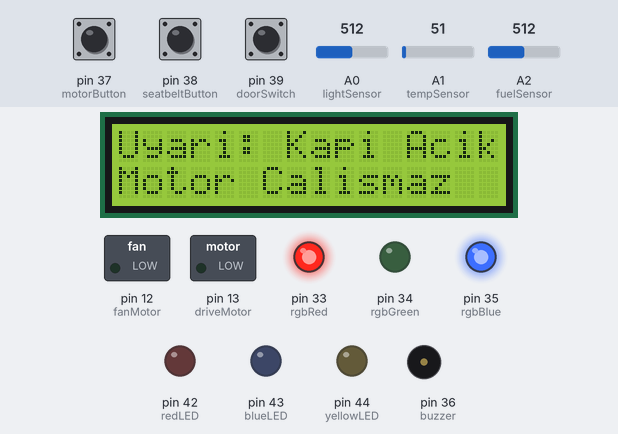
Bench run of a sketch on a simulated Arduino Mega 2560, built with avr-gcc and run on an emulated ATmega2560. Shown: 16×2 character LCD, switched loads named in the sketch (green lamp = pin HIGH), output pins drawn as LEDs (lit = HIGH), buzzer (waves = sounding, pin HIGH). Inputs (shaded band) come from the test bench; at power-on: pin 39 (doorSwitch) HIGH, A2 (fuelSensor) = 512, pin 37 (motorButton) HIGH, pin 38 (seatbeltButton) HIGH, A0 (lightSensor) = 512, A1 (tempSensor) = 51.

Above: at 1.2 s.
1.3 s: pin 39 (doorSwitch) pulled LOW for 0.6 s
At 3.1 s:
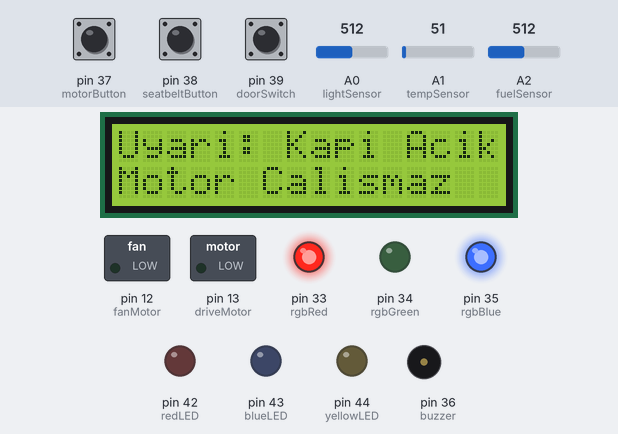
3.4 s: A2 (fuelSensor) set to 0
At 4.06 s:
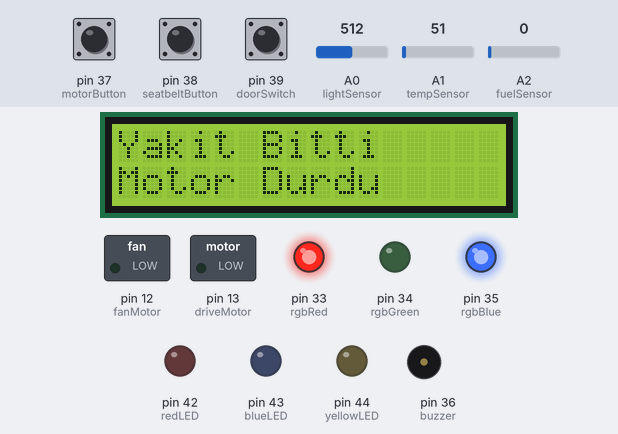
6.4 s: pin 39 (doorSwitch) pulled LOW for 1 s
At 6.9 s:
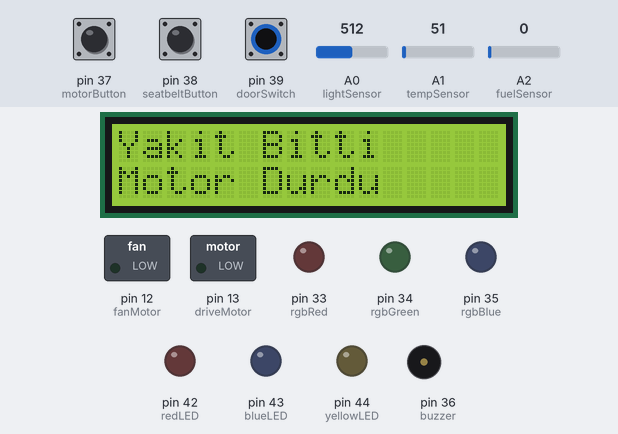
8.9 s: pin 39 (doorSwitch) pulled LOW for 3.2 s
At 12.5 s:
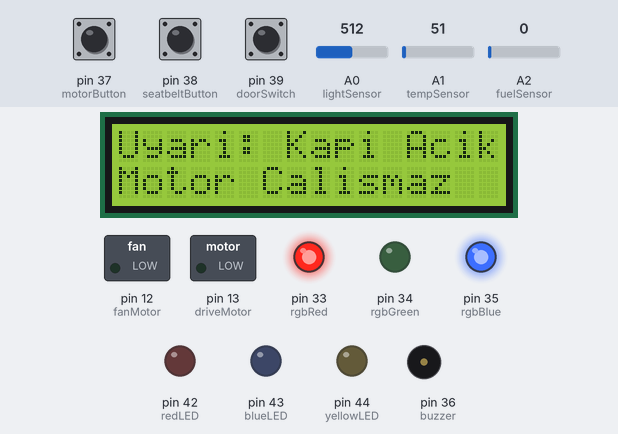
13.6 s: A2 (fuelSensor) set to 9
16.6 s: A2 (fuelSensor) set to 12
Timing chart, 0 to 19.1 s (numbered marks = the images above; inputs shaded):
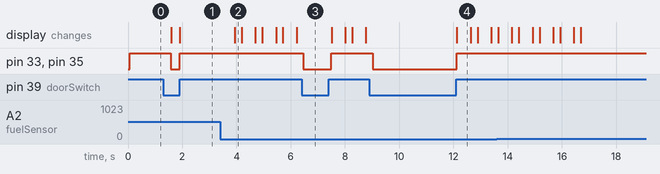

Measured:
- after the input at 1.3 s, pin 33 (rgbRed), pin 35 (rgbBlue): HIGH → LOW after 0.28 s, → HIGH 0.32 s later; the display: first changes after 0.29 s (image 1 shows a later state)
- after the input at 3.4 s, the display: changes after 0.53 s (image 2)
- after the input at 6.4 s, pin 33 (rgbRed), pin 35 (rgbBlue): HIGH → LOW after 0.07 s, → HIGH 1.0 s later
- after the input at 8.9 s, pin 33 (rgbRed), pin 35 (rgbBlue): HIGH → LOW after 0.13 s, → HIGH 3.1 s later
- what the display in image 4 shows lasts 0.5 s, from 12.1 s to 12.6 s

The sketch:

sketch_apr23a.ino
```cpp
#include <LiquidCrystal.h>

LiquidCrystal lcd(22, 23, 24, 25, 26, 27);


const int motorButton = 37;
const int seatbeltButton = 38;
const int doorSwitch = 39;
const int tempSensor = A1;
const int lightSensor = A0;
const int fuelSensor = A2;

const int redLED = 42;
const int blueLED = 43;
const int yellowLED = 44;
const int rgbRed = 33;
const int rgbGreen = 34;
const int rgbBlue = 35;
const int buzzer = 36;
const int fanMotor = 12;
const int driveMotor = 13;

volatile bool motorRunning = false;


volatile bool motorBtnPressed, seatbeltOn, doorClosed;
volatile float temperature;
volatile int lightValue, fuelPercent;

void setup() {
  lcd.begin(16, 2);

  pinMode(motorButton, INPUT_PULLUP);
  pinMode(seatbeltButton, INPUT_PULLUP);
  pinMode(doorSwitch, INPUT_PULLUP);

  pinMode(redLED, OUTPUT);
  pinMode(blueLED, OUTPUT);
  pinMode(yellowLED, OUTPUT);
  pinMode(rgbRed, OUTPUT);
  pinMode(rgbGreen, OUTPUT);
  pinMode(rgbBlue, OUTPUT);
  pinMode(buzzer, OUTPUT);
  pinMode(fanMotor, OUTPUT);
  pinMode(driveMotor, OUTPUT);
}

void loop() {
  readInputs();
  checkDoor();
  handleSeatbeltAndStart();
  controlTemperature();
  controlLights();
  controlFuel();
  controlDriveMotor();
}


void readInputs() {
  motorBtnPressed = digitalRead(motorButton) == LOW;
  if (!motorBtnPressed)  motorRunning = false;
  seatbeltOn = digitalRead(seatbeltButton) == LOW;
  doorClosed = digitalRead(doorSwitch) == LOW;

  int tempValue = analogRead(tempSensor);
  float voltage = tempValue * (5.0 / 1023.0);
  temperature = voltage * 100;

  lightValue = analogRead(lightSensor);
  int fuelValue = analogRead(fuelSensor);
  fuelPercent = map(fuelValue, 0, 1023, 0, 100);
}

void checkDoor() {
  if (!doorClosed) {
    digitalWrite(rgbRed, HIGH);
    digitalWrite(rgbGreen, LOW);
    digitalWrite(rgbBlue, HIGH);
    lcd.clear();
    lcd.print("Uyari: Kapi Acik");
    lcd.setCursor(0, 1);
    lcd.print("Motor Calismaz");
    motorRunning = false;
    delay(500);

  } else {
    digitalWrite(rgbRed, LOW);
    digitalWrite(rgbGreen, LOW);
    digitalWrite(rgbBlue, LOW);
    lcd.clear();

  }
}

void handleSeatbeltAndStart() {
  if (motorBtnPressed && !motorRunning && doorClosed) {
    if (fuelPercent > 0) motorRunning = true;

    if (!seatbeltOn) {
      digitalWrite(buzzer, HIGH);
      digitalWrite(redLED, HIGH);
      lcd.clear();
      lcd.print("Emniyet Kemeri");
      lcd.setCursor(0, 1);
      lcd.print("Takili Degil!");
      motorRunning = false;
      delay(200);
    } else {
      digitalWrite(buzzer, LOW);
      digitalWrite(redLED, LOW);
    }
  }else {
      digitalWrite(buzzer, LOW);
      digitalWrite(redLED, LOW);
  }

  if (seatbeltOn){
      digitalWrite(buzzer, LOW);
      digitalWrite(redLED, LOW);
  }
}

void controlTemperature() {
  if (temperature > 25 && motorRunning) {
    digitalWrite(fanMotor, HIGH);
    lcd.clear();
    lcd.print("Sicaklik: ");
    lcd.print(temperature);
    lcd.setCursor(0, 1);
    lcd.print("Klima Acildi");
    delay(300);
  } else {
    digitalWrite(fanMotor, LOW);
  }
}

void controlLights() {
  if (lightValue <= 250 && motorRunning) {
    digitalWrite(blueLED, HIGH);
    lcd.clear();
    lcd.print("Farlar Acik");
    delay(300);
  } else {
    if (digitalRead(blueLED)==HIGH){
    lcd.clear();
    lcd.print("Farlar Kapandi");
    delay(750);
    }
    digitalWrite(blueLED, LOW);
  }
}

void controlFuel() {
  if (fuelPercent <= 0) {
    motorRunning = false;
    digitalWrite(driveMotor, LOW);
    lcd.clear();
    lcd.print("Yakit Bitti");
    lcd.setCursor(0, 1);
    lcd.print("Motor Durdu");
    digitalWrite(redLED, LOW);
    digitalWrite(blueLED, LOW);
    digitalWrite(yellowLED, LOW);
    delay(250);
  } else if (fuelPercent < 5 && motorRunning) {
    digitalWrite(yellowLED, millis() / 500 % 2);
    lcd.clear();
    lcd.print("Kritik Yakit: ");
    lcd.print(fuelPercent);
    lcd.print("%");
    delay(300);
  } else if (fuelPercent < 10 && motorRunning) {
    digitalWrite(yellowLED, HIGH);
    lcd.clear();
    lcd.print("Yakit Az: ");
    lcd.print(fuelPercent);
    lcd.print("%");
    delay(300);
  } else {
    digitalWrite(yellowLED, LOW);
  }
}

void controlDriveMotor() {
  if (motorRunning && fuelPercent > 0 && doorClosed && seatbeltOn && motorBtnPressed ) {
    digitalWrite(driveMotor, HIGH);
  } else {
    digitalWrite(driveMotor, LOW);
  }
}
```
